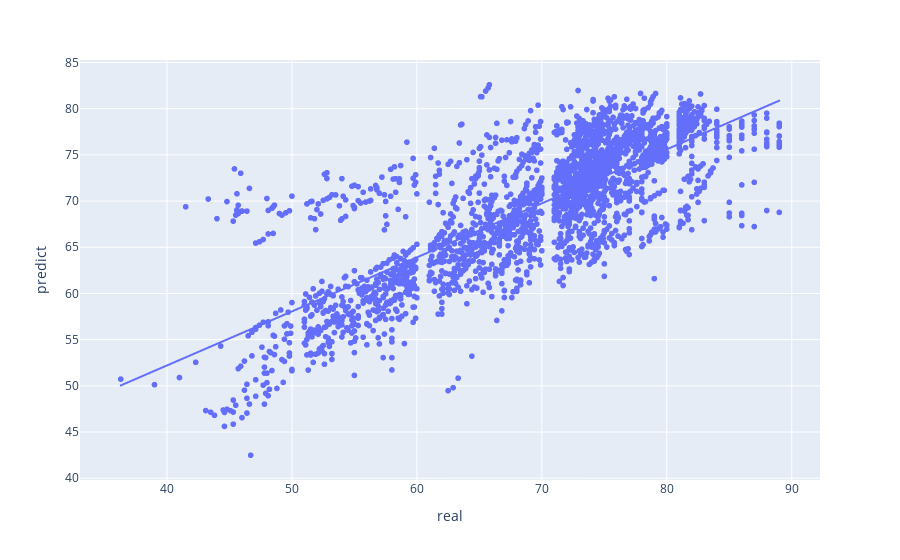

Notebook code cell kept with this figure:
### Code cell
import plotly.express as px
px.scatter(banco_res,x="real",y="predict",trendline="ols")

### Figure 1 — Plotly figure (JSON) as saved in the notebook; plotly's stock layout.template omitted (floating-point values rounded to 4 significant figures; data arrays with more than 128 entries replaced by an {"elided": "..."} marker saying what was removed)
{"data": [{"hovertemplate": "real=%{x}<br>predict=%{y}<extra></extra>", "legendgroup": "", "marker": {"color": "#636efa", "symbol": "circle"}, "mode": "markers", "name": "", "showlegend": false, "type": "scattergl", "x": {"elided": "2606 float values"}, "xaxis": "x", "y": {"elided": "2606 float values"}, "yaxis": "y"}, {"hovertemplate": "<b>OLS trendline</b><br>predict = 0.58498 * real + 28.805<br>R<sup>2</sup>=0.604413<br><br>real=%{x}<br>predict=%{y} <b>(trend)</b><extra></extra>", "legendgroup": "", "marker": {"color": "#636efa", "symbol": "circle"}, "mode": "lines", "name": "", "showlegend": false, "type": "scattergl", "x": {"elided": "2606 float values"}, "xaxis": "x", "y": {"elided": "2606 float values"}, "yaxis": "y"}], "layout": {"autosize": true, "legend": {"tracegroupgap": 0}, "margin": {"t": 60}, "xaxis": {"anchor": "y", "autorange": true, "domain": [0, 1], "range": [33.11, 92.19], "title": {"text": "real"}, "type": "linear"}, "yaxis": {"anchor": "x", "autorange": true, "domain": [0, 1], "range": [39.38, 85.69], "title": {"text": "predict"}, "type": "linear"}}}
